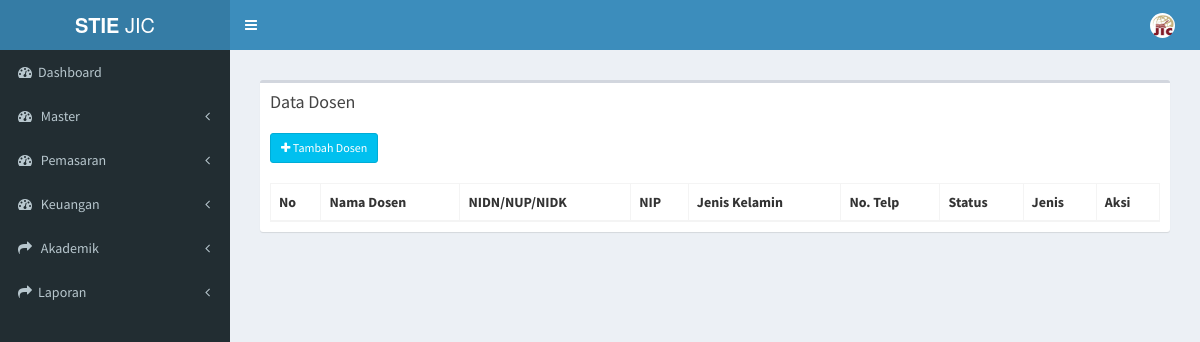
The app's page /index.php/master_dosen, older data.
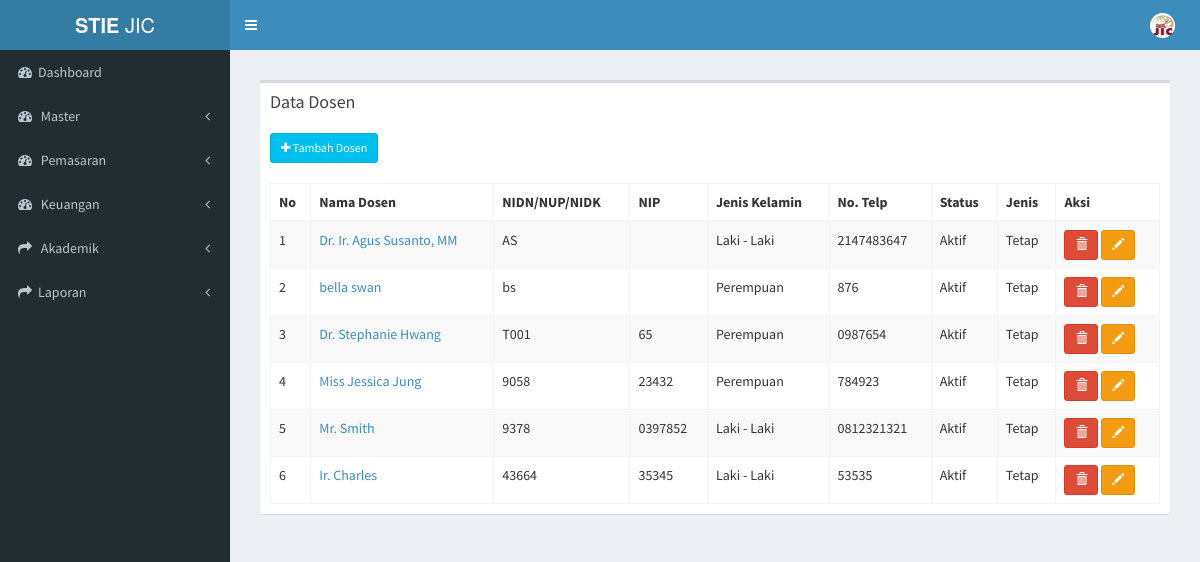
The same page, newer data.
### tables this page shows
CREATE TABLE `tb_dosen` (
  `id_dosen` int(4) NOT NULL,
  `nama_dosen` varchar(255) NOT NULL,
  `kode_dosen` varchar(255) NOT NULL,
  `no_hp` varchar(250) NOT NULL,
  `nip` varchar(20) NOT NULL,
  `tgl_lahir` date NOT NULL,
  `status` varchar(2) NOT NULL,
  `email` varchar(25) NOT NULL,
  `jenis_dosen` varchar(2) NOT NULL,
  `id_kelamin` varchar(1) NOT NULL,
  `id_agama` varchar(1) NOT NULL,
  `alamat` varchar(50) NOT NULL
);

CREATE TABLE `tb_kelamin` (
  `id_kelamin` varchar(1) NOT NULL,
  `jenis_kelamin` varchar(12) NOT NULL
);

CREATE TABLE `tb_status_mhs` (
  `id_status` int(2) NOT NULL,
  `status_mhs` varchar(20) NOT NULL
);

CREATE TABLE `tb_status_dosen` (
  `id_status_dosen` int(11) NOT NULL,
  `status_dosen` varchar(12) NOT NULL
);

### application/controllers/master_dosen.php (called while the page is built, shortened)
<?php
class Master_dosen extends CI_Controller {
	public function __construct()
	{
		$this->load->model('dosen_model');
	}
	public function index()
	{
		$data['main_view'] = 'Dosen/master_dosen_view';
		$data['dosen'] = $this->dosen_model->data_dosen();
		$this->load->view('template', $data);
	}
}

### index.php (called while the page is built, shortened)
<?php
require_once BASEPATH.'core/CodeIgniter.php';

### application/models/dosen_model.php (called while the page is built, shortened)
<?php
class Dosen_model extends CI_Model {
	public function data_dosen(){
		return $this->db->join('tb_status_mhs','tb_status_mhs.id_status=tb_dosen.status')
              ->join('tb_status_dosen','tb_status_dosen.id_status_dosen=tb_dosen.jenis_dosen')
              ->join('tb_agama','tb_agama.id_agama=tb_dosen.id_agama')
              ->join('tb_kelamin','tb_kelamin.id_kelamin=tb_dosen.id_kelamin')
              ->get('tb_dosen')
              ->result();
	}
}

### application/views/Dosen/master_dosen_view.php (the view, shortened to what this page needs)
<section class="content">
      <div class="row">
        <div class="col-xs-12">
          <div class="box">
            <div class="box-header">
              <h3 class="box-title">Data Dosen</h3>
            </div>
            <div class="box-body">
              <a class="btn btn-info btn-sm" href="<?php echo base_url(); ?>master_dosen/page_tambah_dosen"><i class="fa fa-plus"></i> Tambah Dosen</a> <br> <br>
              <table id="example1" class="table table-bordered table-striped">
                <thead>
                <tr>
                  <th>No</th>
                  <th>Nama Dosen</th>
                  <th>NIDN/NUP/NIDK</th>
                  <th>NIP</th>
                  <th>Jenis Kelamin</th>
                  <th>No. Telp</th>
                  <th>Status</th>
                  <th>Jenis</th>
                  <th>Aksi</th>
                </tr>
                </thead>
                <tbody>
                <?php
                $no = 0;
                $alert = "'Apakah anda yakin menghapus data ini ?'";
                foreach ($dosen as $data) {
                  echo '
                <tr>
                  <td>'.++$no.'</td>
                  <td> <a href="'.base_url('master_dosen/detail_dosen/'.$data->id_dosen).'"/>'.$data->nama_dosen.'
                  </td>
                  <td>'.$data->kode_dosen.'</td>
                  <td>'.$data->nip.'</td>
                  <td>'.$data->jenis_kelamin.'</td>
                  <td>'.$data->no_hp.'</td>
                  <td>'.$data->status_mhs.'</td>
                  <td>'.$data->status_dosen.'</td>
                  <td>
                        <a href="'.base_url('master_dosen/hapus_dosen/'.$data->id_dosen).'" class="btn btn-danger  btn-sm" onclick="return confirm('.$alert.')"><i class="glyphicon glyphicon-trash"></i><span class="tooltiptext">Hapus Kurikulum</span></a>
                         <a href="'.base_url('master_dosen/page_edit_dosen/'.$data->id_dosen).'" class="btn btn-warning  btn-sm"><i class="glyphicon glyphicon-pencil"></i><span class="tooltiptext">Edit Dosen</span></a>
                  </td>
                </tr>
                ';
              }
              ?>
                </tbody>
              </table>
            </div>
          </div>
        </div>
      </div>
    </section>

Row changes from the older to the newer data that the page shows:
now on this page (row edited): tb_dosen: nama_dosen "Dr. Ir. Agus Susanto, MM", kode_dosen "AS", id_kelamin.jenis_kelamin "Laki - Laki", no_hp "2147483647", tb_status_mhs.status_mhs "Aktif", tb_status_dosen.status_dosen "Tetap"
now on this page (row edited): tb_dosen: nama_dosen "bella swan", kode_dosen "bs", id_kelamin.jenis_kelamin "Perempuan", no_hp "876", tb_status_mhs.status_mhs "Aktif", tb_status_dosen.status_dosen "Tetap"
now on this page (row edited): tb_dosen: nama_dosen "Dr. Stephanie Hwang", kode_dosen "T001", nip "65", id_kelamin.jenis_kelamin "Perempuan", no_hp "0987654", tb_status_mhs.status_mhs "Aktif", tb_status_dosen.status_dosen "Tetap"
now on this page (row edited): tb_dosen: nama_dosen "Miss Jessica Jung", kode_dosen "9058", nip "23432", id_kelamin.jenis_kelamin "Perempuan", no_hp "784923", tb_status_mhs.status_mhs "Aktif", tb_status_dosen.status_dosen "Tetap"
now on this page (row edited): tb_dosen: nama_dosen "Mr. Smith", kode_dosen "9378", nip "0397852", id_kelamin.jenis_kelamin "Laki - Laki", no_hp "0812321321", tb_status_mhs.status_mhs "Aktif", tb_status_dosen.status_dosen "Tetap"
added tb_dosen: nama_dosen "Ir. Charles", kode_dosen "43664", nip "35345", id_kelamin.jenis_kelamin "Laki - Laki", no_hp "53535", tb_status_mhs.status_mhs "Aktif", tb_status_dosen.status_dosen "Tetap"
